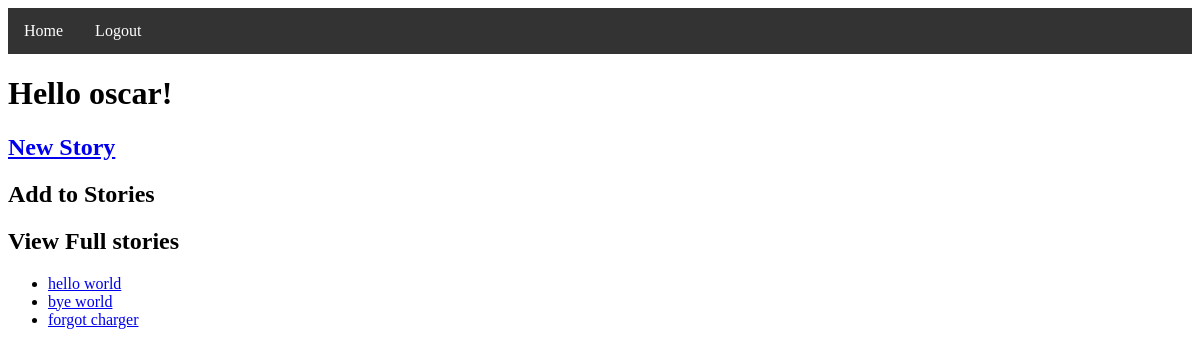
The app's page / (signed in), older data.
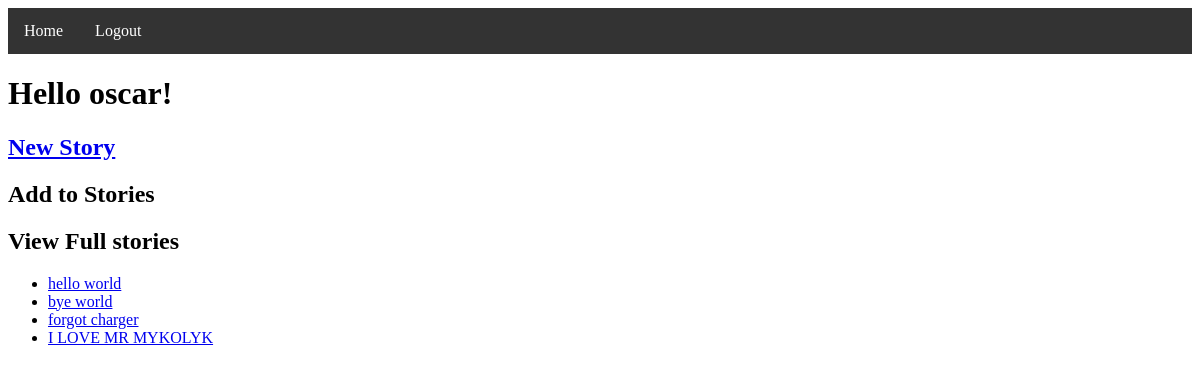
The same page, newer data.
### tables this page shows
CREATE TABLE Users (ID INTEGER PRIMARY KEY AUTOINCREMENT, Username TEXT, Password TEXT);

CREATE TABLE Stories (ID INTEGER PRIMARY KEY AUTOINCREMENT, Title TEXT, FullStory TEXT, Latest_Update TEXT);

### __init__.py (the view)
@app.route('/', methods=['GET'])
def landing():
    if logged_in():
        username = session['username']
        viewable_stories, editable_stories = db_builder.split_viewable_stories(username)
        return render_template('index.html', logged_in=logged_in(), username=username,viewable=viewable_stories, edtiable=editable_stories)
    else:
        return render_template('intro.html')

### __init__.py (called while the page is built)
def logged_in():
    return session.get('username') is not None

### db_builder.py (called while the page is built)
def split_viewable_stories(username):
    db = sqlite3.connect(DB_FILE) #open if file exists, otherwise create
    c = db.cursor()               #facilitate db ops -- you will use cursor to trigger db events
    c.execute("SELECT ID FROM Stories")
    all_story_ids = set([entry[0] for entry in c.fetchall()])
    user_id = get_id(username)
    c.execute("SELECT StoryID FROM Contributions WHERE UserID=?", [user_id])
    contributed_story_id_set = set([entry[0] for entry in c.fetchall()])
    viewable_story_list = [(story_id, get_story_title_by_id(story_id)) for story_id in contributed_story_id_set]
    editable_story_list = [(story_id, get_story_title_by_id(story_id)) for story_id in all_story_ids.difference(contributed_story_id_set)]
    db.commit() #save changes
    db.close()  #close database
    return (viewable_story_list, editable_story_list)

def get_story_title_by_id(story_id):
    db = sqlite3.connect(DB_FILE)  # open if file exists, otherwise create
    c = db.cursor()
    c.execute("SELECT Title FROM Stories WHERE ID=?", [story_id])
    title = c.fetchone()[0]
    db.commit()
    db.close()
    return title

def get_id(username):
    db = sqlite3.connect(DB_FILE) #open if file exists, otherwise create
    c = db.cursor()               #facilitate db ops -- you will use cursor to trigger db events
    user_ID = None
    c.execute("SELECT ID FROM Users WHERE Username=?", [username])
    row = c.fetchone()
    if row is not None:
        user_ID = row[0]
    return user_ID

### templates/index.html (shortened to what this page needs)
<!DOCTYPE html>
<html lang="en" dir="ltr">
<head>
    <link rel="stylesheet" type="text/css" href="../styles/stylesheet.css" />
    <ul class="nav">
        {% if logged_in %}
            <li class="nav"><a class="nav" href="/">Home</a></li>
            <li class="nav"><a class="nav" href="/logout">Logout</a></li>
        {% else %}
            <li class="nav"><a class="nav" href="/">Home</a></li>
            <li class="nav"><a class="nav" href="/login">Login</a></li>
            <li class="nav"><a class="nav" href="/register">Register</a></li>
        {% endif %}
    </ul>
</head>
<body>
    <h1>Hello {{username}}!</h1>
    <h2><a href="/new">New Story</a></h2>
    <h2>Add to Stories</h2>
    <h2>View Full stories</h2>
    <ul>
        {%for id, title in viewable%}
            <li><a href="/{{id}}">{{title}}</a></li>
        {%endfor%}
    </ul>
</body>
</html>

### styles/stylesheet.css (style rules this page uses)
ul.nav { list-style-type: none; margin: 0; padding: 0; overflow: hidden; background-color: #333; }
li.nav { float: left; }
li a.nav { display: block; color: white; text-align: center; padding: 14px 16px; text-decoration: none; }

Row changes from the older to the newer data that the page shows:
added Stories: Title "I LOVE MR MYKOLYK"
